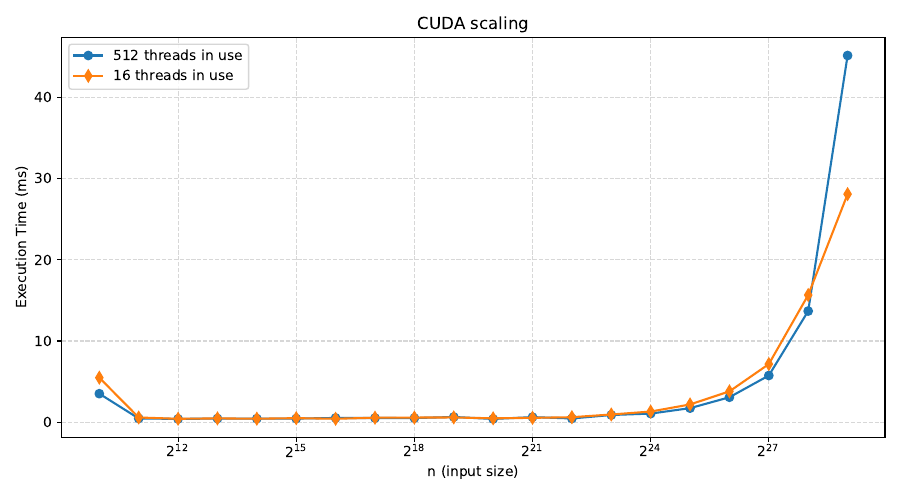

Recreate this plot in Python.
import matplotlib.pyplot as plt
import numpy as np

def load_data(filename):
    data = np.loadtxt(filename)
    return data[:, 0], data[:, 1]  # n, time

# Load both datasets
n_512, t_512 = load_data("output.txt")
n_16, t_16 = load_data("output16.txt")

# Plot setup
plt.figure(figsize=(9, 5))
plt.plot(n_512, t_512, 'o-', label='512 threads in use')
plt.plot(n_16, t_16, 'd-', label='16 threads in use')

# Axis setup
plt.xscale("log", base=2)
plt.xlabel("n (input size)")
plt.ylabel("Execution Time (ms)")
plt.title("CUDA scaling")
plt.grid(True, which="both", linestyle='--', alpha=0.5)
plt.legend()
plt.tight_layout()

# Save and show
plt.savefig("task3.pdf")
plt.show()

